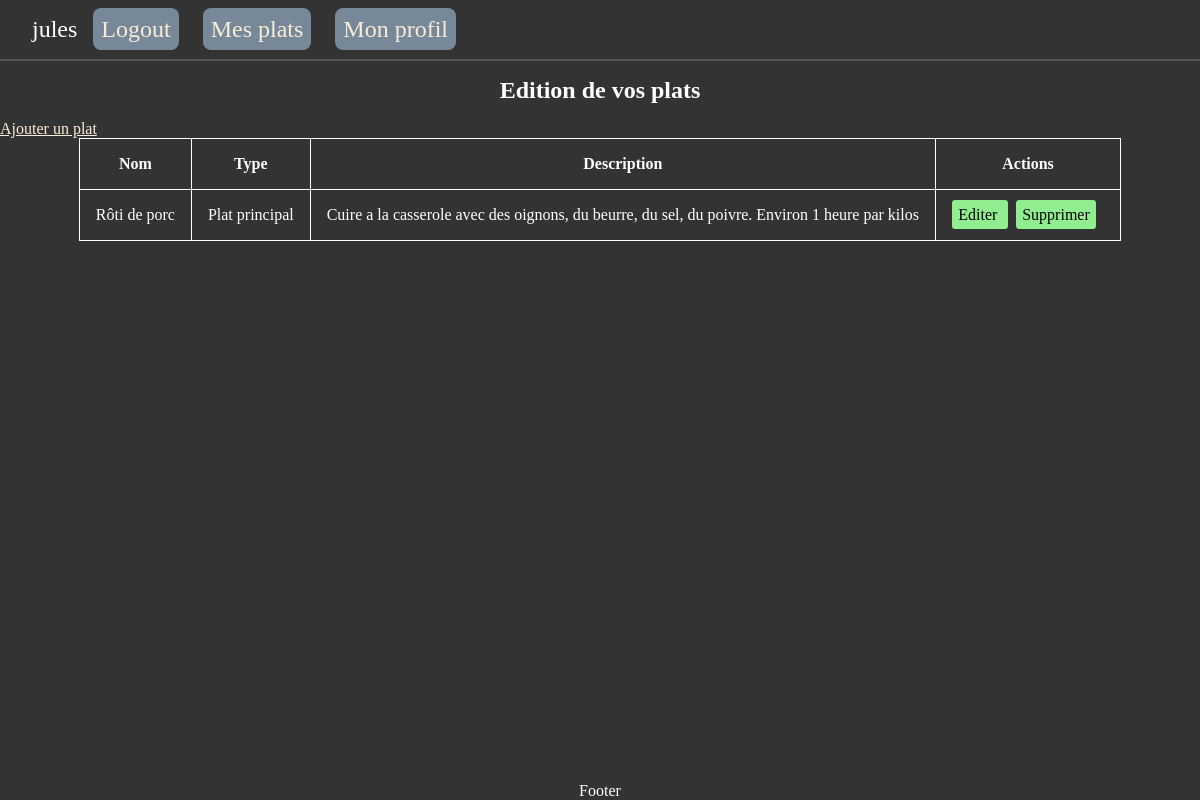
Page /index.php?page=plats (signed in) on the committed database.
### tables this page shows
CREATE TABLE `plats` (
    `id_plat` INT NOT NULL AUTO_INCREMENT,
    `nom` VARCHAR(150) NOT NULL,
    `type` VARCHAR(100) NOT NULL,
    `description` TEXT,
    `id_cuisinier` INT DEFAULT NULL,
    `id_categorie` INT DEFAULT NULL,
    PRIMARY KEY (`id_plat`),
    CONSTRAINT `plats_ibfk_cuisinier` FOREIGN KEY (`id_cuisinier`) REFERENCES `cuisiniers` (`id_cuisinier`) ON DELETE SET NULL,
    CONSTRAINT `plats_ibfk_categierie` FOREIGN KEY (`id_categorie`) REFERENCES `categories` (`id_categorie`) ON DELETE SET NULL
);

### index.php (called while the page is built, shortened)
<?php
require("./include/pdo.php");
require("./include/plats.php");
$allowedPages = [
    "home" => "./views/home.php",
    "register" => "./views/register.php",
    "login" => "./views/login.php",
    "logout" => "./views/logout.php",
    "profil" => "./views/profil.php",
    "plats" => "./views/plats.php",
    "addplats" => "./views/addplats.php",
    "editplats" => "./views/editplats.php",
    "delplats" => "./views/delplats.php"
];
$pageUrl = $allowedPages['home'];
if (isset($_GET["page"]) && !empty($_GET["page"])) {
    $reqPage = trim(htmlspecialchars($_GET["page"]));
    if (key_exists($reqPage, $allowedPages)) {
        $pageUrl = $allowedPages[$reqPage];
    }
}
require($pageUrl);

### include/plats.php (called while the page is built, shortened)
<?php
function getAllPlatsByUser($pdo, $idCuisinier) {
    $sql = "SELECT * FROM plats WHERE id_cuisinier = :id_cuisinier";
    $stmt = $pdo->prepare($sql);
    $state = $stmt->execute([
        ":id_cuisinier" => $idCuisinier
    ]);
    if ($state) {
        $plats = $stmt->fetchAll();
        return $plats;
    }
    return [];
}

### views/plats.php (the view)
<?php
$plats = getAllPlatsByUser($pdo, $_SESSION["user_id"]);
?>
<?php
require("./views/partials/head.php");
?>
<h1 class="title">Edition de vos plats</h1>
<a href="?page=addplats">Ajouter un plat</a>
<table>
    <thead>
        <tr>
            <th>Nom</th>
            <th>Type</th>
            <th>Description</th>
            <th>Actions</th>
        </tr>
    </thead>
    <tbody>
        <?php foreach ($plats as $plat) { ?>
            <tr>
                <td><?= $plat["nom"] ?></td>
                <td><?= $plat["type"] ?></td>
                <td><?= $plat["description"] ?></td>
                <td>
                    <a href="?page=editplats&id=<?= $plat['id_plat'] ?>">
                        Editer
                    </a>
                    <a href="?page=delplats&id=<?= $plat['id_plat'] ?>"
                        onclick="return confirm('Etes vous certain de vouloir supprimer ce plat ?');">
                        Supprimer
                    </a>
                </td>
            </tr>
        <? } ?>
    </tbody>
</table>
<?php
require("./views/partials/tail.php");
?>

### assets/css/style.css (style rules this page uses)
* { margin: 0; padding: 0; box-sizing: border-box; }
.title { font-size: 1.5rem; text-align: center; margin: 1rem 0; }
a { color: antiquewhite; margin-right: 0.5rem; }
table, th, td { border: 1px solid; }
td, th { padding: 1rem; }

### rows in the picture
plats: nom "Rôti de porc", type "Plat principal", description "Cuire a la casserole avec des oignons, du beurre, du sel, du poivre. Environ 1 heure par kilos"

### other values in the picture
$_SESSION["name"] "jules"
